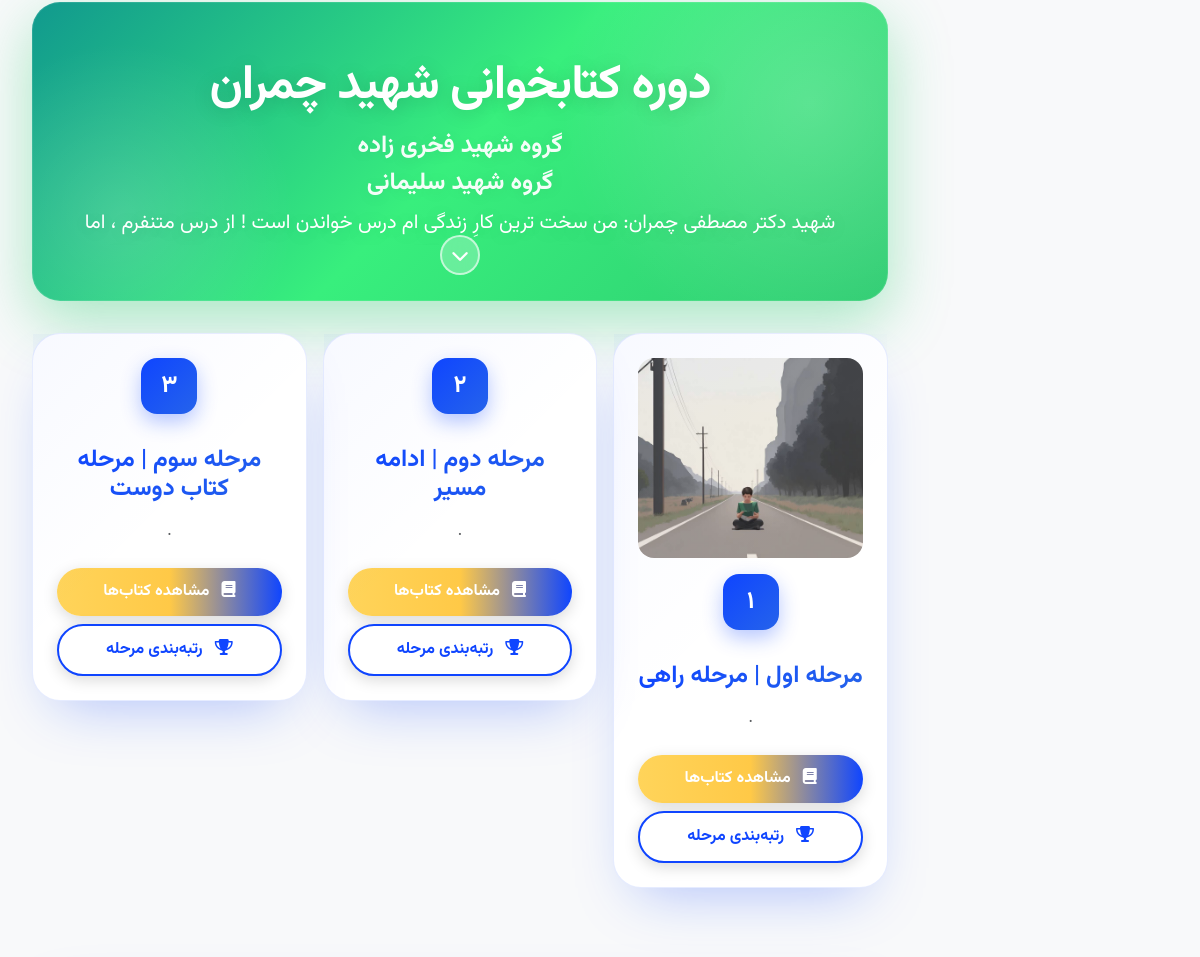
/ (middle part), run on an earlier commit of the app's database.
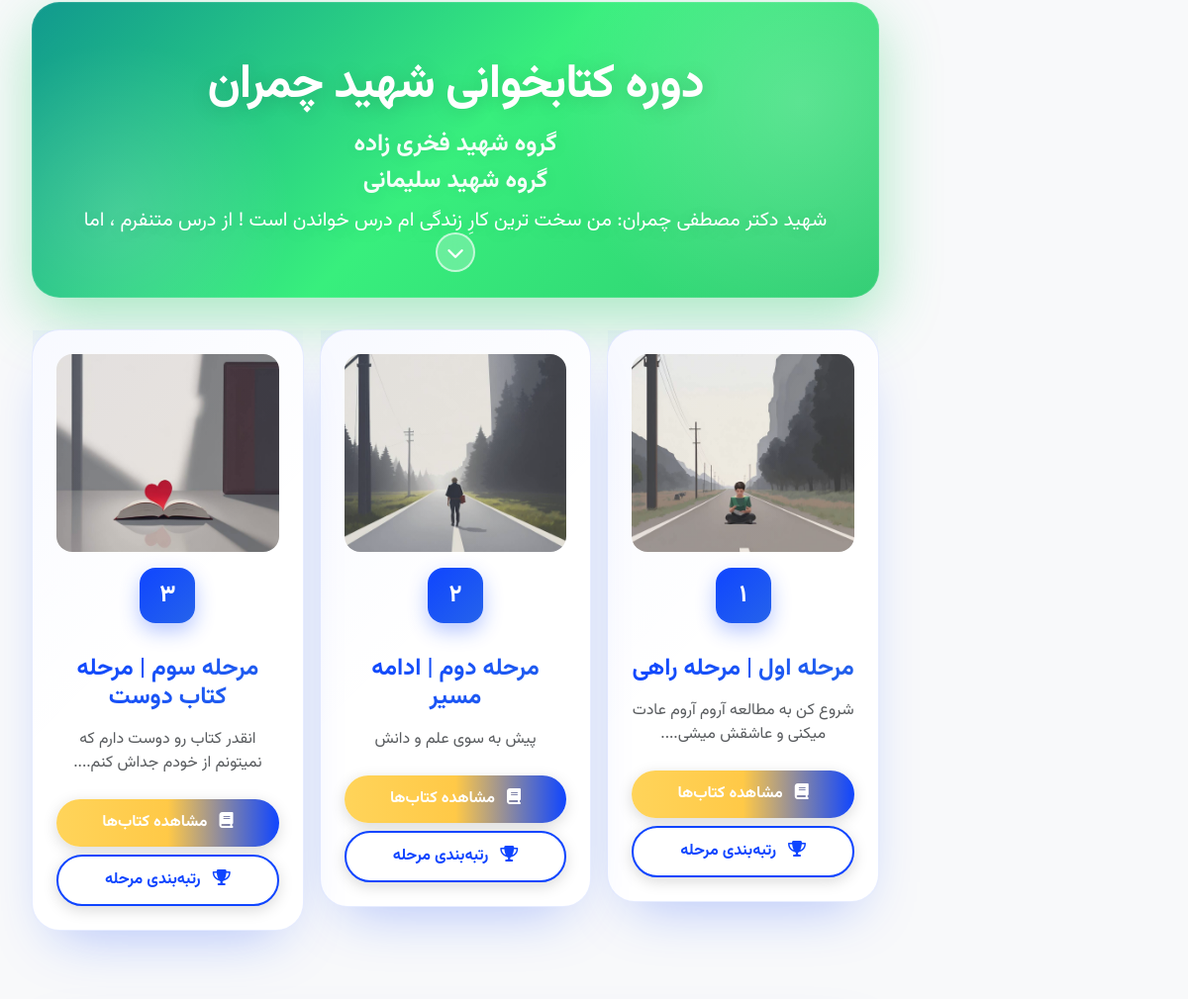
And on a later commit of the database.
### books/models.py (models this page shows, shortened)
class ReadingPeriod(models.Model):
    name = models.CharField(max_length=200, verbose_name="نام دوره")
    description = models.TextField(verbose_name="توضیحات")
    is_active = models.BooleanField(default=False, verbose_name="فعال")
    start_date = models.DateField(verbose_name="تاریخ شروع")
    end_date = models.DateField(verbose_name="تاریخ پایان")
    created_at = models.DateTimeField(auto_now_add=True)
    updated_at = models.DateTimeField(auto_now=True)
    class Meta:
        verbose_name = "دوره کتابخوانی"
        verbose_name_plural = "دوره‌های کتابخوانی"
        ordering = ['-created_at']

class Stage(models.Model):
    period = models.ForeignKey(ReadingPeriod, on_delete=models.CASCADE, verbose_name="دوره")
    stage_number = models.IntegerField(verbose_name="شماره مرحله")
    name = models.CharField(max_length=100, verbose_name="نام مرحله")
    description = models.TextField(verbose_name="توضیحات")
    image = models.ImageField(upload_to='stages/images/', blank=True, null=True, verbose_name="تصویر مرحله")
    order = models.IntegerField(verbose_name="ترتیب")
    created_at = models.DateTimeField(auto_now_add=True)
    class Meta:
        verbose_name = "مرحله"
        verbose_name_plural = "مراحل"
        unique_together = ['period', 'stage_number']
        ordering = ['order', 'stage_number']

### books/views.py (the view)
# urls.py: path('', views.home, name='home'),
def home(request):
    try:
        active_period = ReadingPeriod.objects.get(is_active=True)
        stages = Stage.objects.filter(period=active_period).order_by('order')
        total_members = Member.objects.filter(is_active=True).count()
        total_books = Book.objects.filter(stage__period=active_period).count()
        completed_books = BookAssignment.objects.filter(
            book__stage__period=active_period,
            is_completed=True
        ).count()
        show_welcome = request.session.pop('just_logged_in', False)
        context = {
            'active_period': active_period,
            'stages': stages,
            'total_members': total_members,
            'total_books': total_books,
            'completed_books': completed_books,
            'show_welcome': show_welcome,
        }
    except ReadingPeriod.DoesNotExist:
        context = {
            'active_period': None,
            'stages': [],
            'total_members': 0,
            'total_books': 0,
            'completed_books': 0,
            'show_welcome': False,
        }
    return render(request, 'books/home_modern.html', context)

### books/context_processors.py (called while the page is built, shortened)
def notifications(request):
    if not request.user.is_authenticated:
        return {
            'header_notifications': [],
            'header_unread_notifications': 0,
        }

### books/templatetags/jalali_tags.py (called while the page is built)
@register.filter(name='to_persian_number')
def to_persian_number(value):
    if value is None:
        return ''
    persian_digits = '۰۱۲۳۴۵۶۷۸۹'
    english_digits = '0123456789'
    value_str = str(value)
    for i, digit in enumerate(english_digits):
        value_str = value_str.replace(digit, persian_digits[i])
    return value_str

### templates/books/home_modern.html (shortened to what this page needs)
{% extends 'base_modern.html' %}
{% load static %}
{% load jalali_tags %}
{% block content %}
<div class="container-fluid">
    {% if active_period %}
        <div class="gradient-hero">
            <h1 class="display-4 fw-bold mb-3" style="white-space: nowrap;">{{ active_period.name }}</h1>
            <h3 class="mb-2">گروه شهید فخری زاده</h3>
            <h3 class="mb-4">گروه شهید سلیمانی</h3>
            <div class="description-wrapper">
                <p class="lead mb-0 description-text" id="descriptionText">{{ active_period.description }}</p>
                <button class="description-toggle" id="descriptionToggle" onclick="toggleDescription()">
                    <i class="fas fa-chevron-down"></i>
                </button>
            </div>
        </div>
        <div class="row g-4">
            {% for stage in stages %}
                <div class="col-lg-4 col-md-6">
                    <div class="modern-card">
                        {% if stage.image %}
                            <div class="mb-3" style="border-radius: 16px; overflow: hidden;">
                                <img src="{{ stage.image.url }}" alt="{{ stage.name }}"
                                     class="img-fluid"
                                     style="width: 100%; height: 200px; object-fit: cover;">
                            </div>
                        {% endif %}
                        <div class="text-center mb-3">
                            <div class="stat-icon d-inline-flex" style="width: 56px; height: 56px; font-size: 1.5rem;">
                                {{ stage.stage_number|to_persian_number }}
                            </div>
                        </div>
                        <h4 class="fw-bold text-center mb-3 text-gradient">{{ stage.name }}</h4>
                        <p class="text-muted text-center mb-4">{{ stage.description|truncatewords:15 }}</p>
                        <div class="d-grid gap-2">
                            <a href="{% url 'books:stage_books' stage.id %}" class="btn btn-modern btn-gradient">
                                <i class="fas fa-book me-2"></i>
                                مشاهده کتاب‌ها
                            </a>
                            <a href="{% url 'books:stage_rankings' stage.id %}" class="btn btn-modern" style="background: white; color: var(--primary); border: 2px solid var(--primary);">
                                <i class="fas fa-trophy me-2"></i>
                                رتبه‌بندی مرحله
                            </a>
                        </div>
                    </div>
                </div>
            {% endfor %}
        </div>
    {% endif %}
</div>
{% endblock %}

### templates/base_modern.html (shortened to what this page needs)
{% load static %}
{% load jalali_tags %}
<!DOCTYPE html>
<html lang="fa" dir="rtl">
<head>
    <link href="https://cdn.jsdelivr.net/npm/bootstrap@5.3.0/dist/css/bootstrap.rtl.min.css" rel="stylesheet">
    <link rel="stylesheet" href="https://cdnjs.cloudflare.com/ajax/libs/font-awesome/6.4.0/css/all.min.css">
    <link rel="stylesheet" href="{% static 'css/modern-style.css' %}">
</head>
<body class="bg-light">
    <div class="wrapper">
        <div class="main-content">
            <main class="page-content">
                {% block content %}{% endblock %}
            </main>
        </div>
    </div>
</body>
</html>

What changed in the data, as far as the page shows it:
changed Stage "مرحله اول | مرحله راهی": description "." → "شروع کن به مطالعه آروم آروم عادت میکنی و عاشقش میشی...."
changed Stage "مرحله دوم | ادامه مسیر": image: picture added; description "." → "پیش به سوی علم و دانش"
changed Stage "مرحله سوم | مرحله کتاب دوست": image: picture added; description "." → "انقدر کتاب رو دوست دارم که نمیتونم از خودم جداش کنم...."
